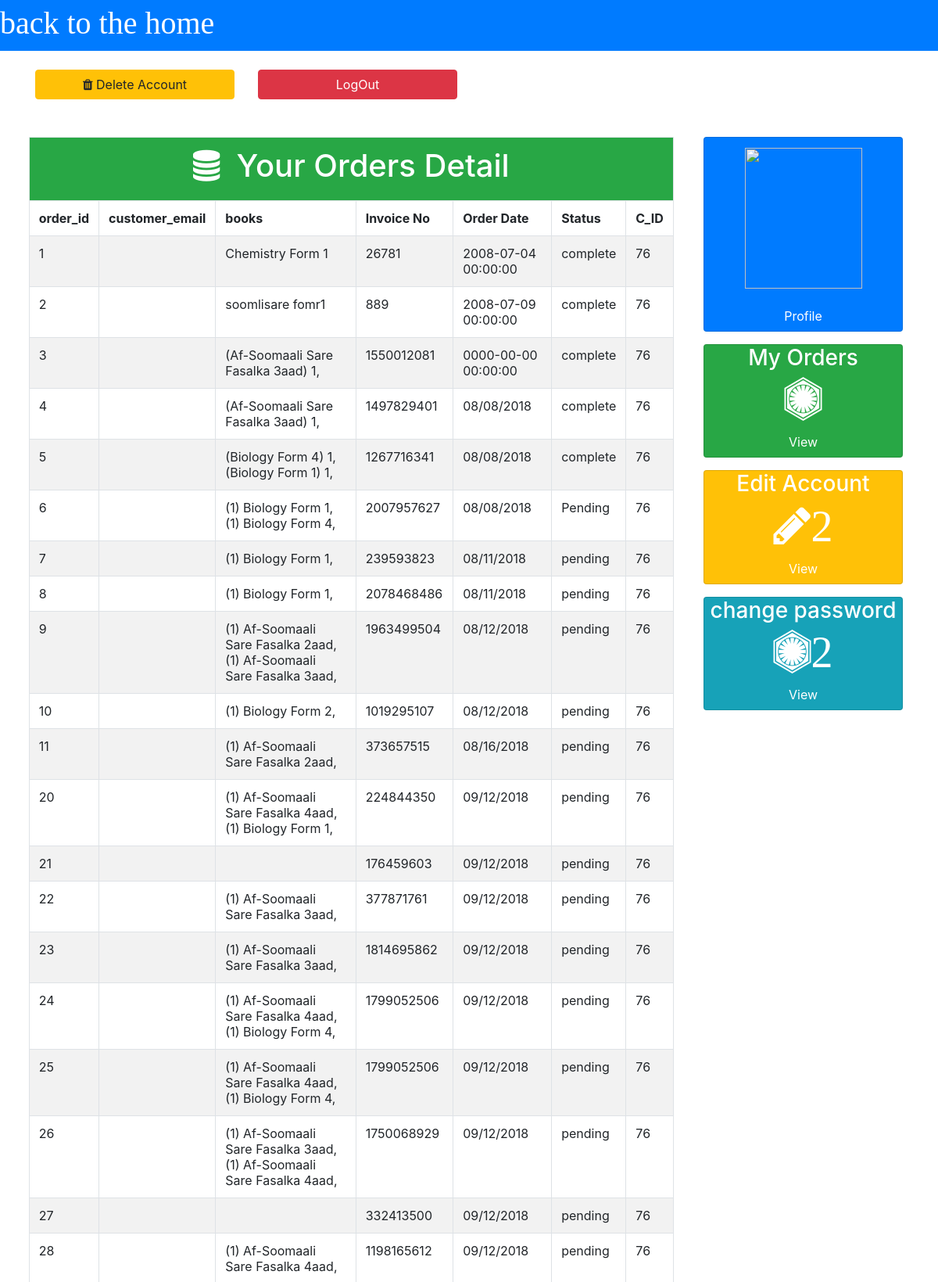
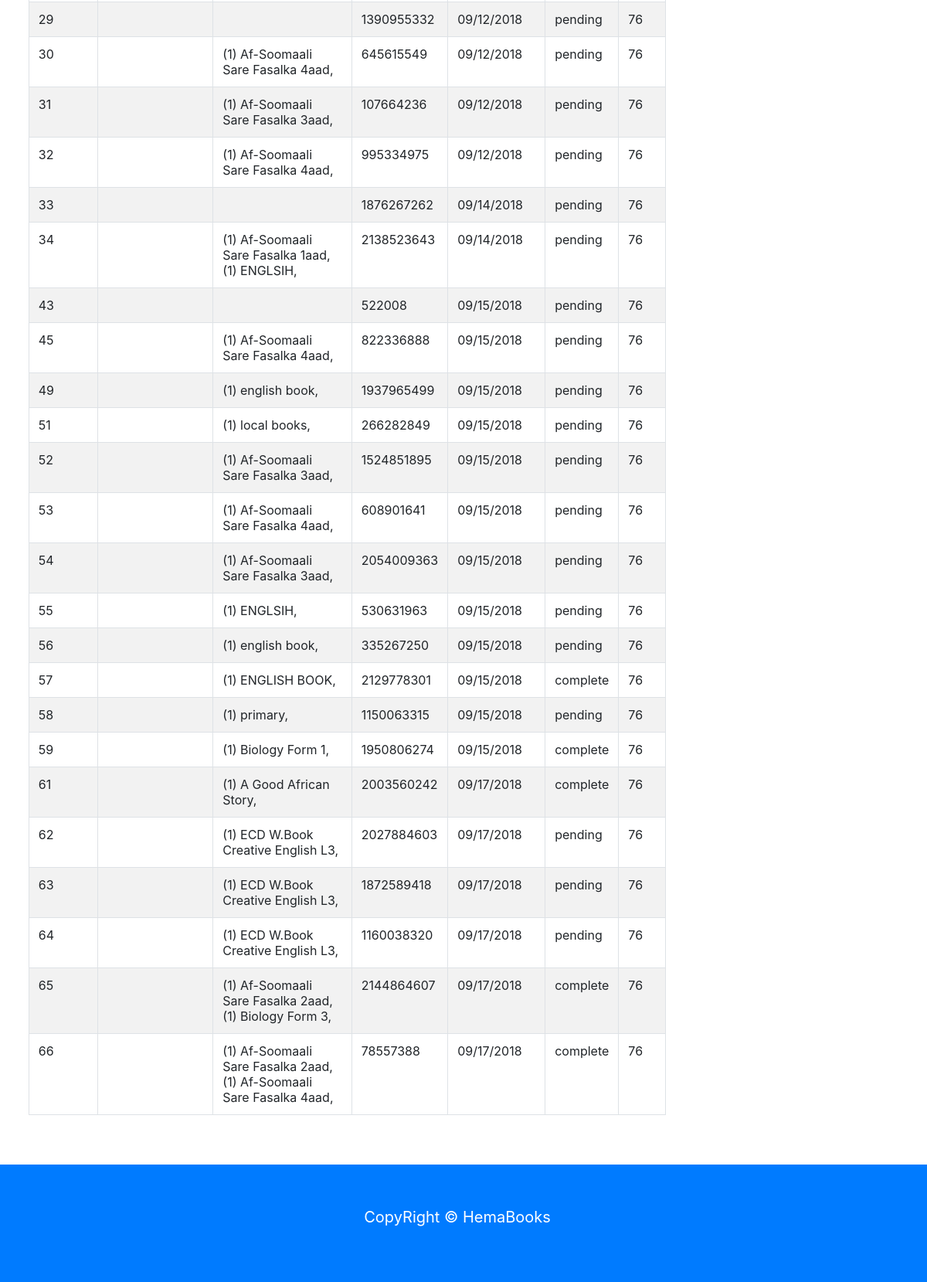
Screenshot of /customer/my_account.php?my_orders with the database file from the repository (2 pictures, top to bottom).
### tables this page shows
CREATE TABLE `orders` (
  `order_id` int(11) NOT NULL,
  `order_date` varchar(20) DEFAULT NULL,
  `books` varchar(110) DEFAULT NULL,
  `status` varchar(100) DEFAULT NULL,
  `customer_id` int(11) DEFAULT NULL,
  `price` decimal(10,0) DEFAULT NULL,
  `invoice` varchar(100) DEFAULT NULL,
  `customer_email` varchar(100) DEFAULT NULL,
  `book_id` int(11) DEFAULT NULL,
  `qauntity` varchar(100) DEFAULT NULL
);

CREATE TABLE `customers` (
  `customer_id` int(11) NOT NULL,
  `FirstName` varchar(270) NOT NULL,
  `LastName` varchar(100) NOT NULL,
  `phone_number` int(11) NOT NULL,
  `email` varchar(270) NOT NULL,
  `PASSWORD` varchar(230) NOT NULL,
  `Confirm` varchar(100) NOT NULL,
  `join_date` datetime NOT NULL,
  `image` varchar(200) NOT NULL
);

### customer/my_orders.php (the view, shortened to what this page needs)
   <table class="table table-bordered table-striped" style="margin-left: -1%">
  <tr>
    <td colspan="10" class="bg bg-success text-center" style="color: white;">
    <h1> <i class="fa fa-database"></i> &nbsp;Your Orders Detail</h1></td>
  </tr>
  <tr>
 <th>order_id</th>
    <th>customer_email</th>
    <th>books</th>
    <th>Invoice No</th>
    <th>Order Date</th>
    <th>Status</th>
    <th>C_ID</th>
  </tr>
  <?php
  include("db.php");
  $get_order = "select * from orders ";
  $run_order = mysqli_query($con, $get_order);
  while ($row_order=mysqli_fetch_array($run_order)){
    $order_id = $row_order['order_id'];
      $pro_name = $row_order['books'];
    $invoice_no = $row_order['invoice'];
    $order_date = $row_order['order_date'];
     $status = $row_order['status'];
    $user = $_SESSION['check_user'];
     $get_c = "select * from customers where email='$user'";
    $run_c = mysqli_query($con, $get_c);
    $row_c=mysqli_fetch_array($run_c);
    $c_email = $row_c['email'];
   $c_id = $row_c['customer_id'];
  ?>
  <tr>
    <td><?php echo  $order_id;?></td>
    <td><?php echo $c_email; ?></td>
    <td>
    <?php echo $pro_name;?><br>
    </td>
    <td><?php echo $invoice_no;?></td>
    <td><?php echo $order_date;?></td>
      <td><?php echo $status;?></td>
    <td><?php echo  $c_id;?></td>
  </tr>
  <?php } ?>
</table>

### rows the page displays
orders: order_id "1", books "Chemistry Form 1", invoice "26781", order_date "2008-07-04 00:00:00", status "complete", customers.customer_id "76"
orders: order_id "2", books "soomlisare fomr1", invoice "889", order_date "2008-07-09 00:00:00", status "complete", customers.customer_id "76"
orders: order_id "3", books "(Af-Soomaali Sare Fasalka 3aad) 1,", invoice "1550012081", order_date "0000-00-00 00:00:00", status "complete", customers.customer_id "76"
orders: order_id "4", books "(Af-Soomaali Sare Fasalka 3aad) 1,", invoice "1497829401", order_date "08/08/2018", status "complete", customers.customer_id "76"
orders: order_id "5", books "(Biology Form 4) 1, (Biology Form 1) 1,", invoice "1267716341", order_date "08/08/2018", status "complete", customers.customer_id "76"
orders: order_id "6", books "(1) Biology Form 1, (1) Biology Form 4,", invoice "2007957627", order_date "08/08/2018", status "Pending", customers.customer_id "76"
orders: order_id "7", books "(1) Biology Form 1,", invoice "239593823", order_date "08/11/2018", status "pending", customers.customer_id "76"
orders: order_id "8", books "(1) Biology Form 1,", invoice "2078468486", order_date "08/11/2018", status "pending", customers.customer_id "76"
orders: order_id "9", books "(1) Af-Soomaali Sare Fasalka 2aad, (1) Af-Soomaali Sare Fasalka 3aad,", invoice "1963499504", order_date "08/12/2018", status "pending", customers.customer_id "76"
orders: order_id "10", books "(1) Biology Form 2,", invoice "1019295107", order_date "08/12/2018", status "pending", customers.customer_id "76"
orders: order_id "11", books "(1) Af-Soomaali Sare Fasalka 2aad,", invoice "373657515", order_date "08/16/2018", status "pending", customers.customer_id "76"
orders: order_id "20", books "(1) Af-Soomaali Sare Fasalka 4aad, (1) Biology Form 1,", invoice "224844350", order_date "09/12/2018", status "pending", customers.customer_id "76"
orders: order_id "21", invoice "176459603", order_date "09/12/2018", status "pending", customers.customer_id "76"
orders: order_id "22", books "(1) Af-Soomaali Sare Fasalka 3aad,", invoice "377871761", order_date "09/12/2018", status "pending", customers.customer_id "76"
orders: order_id "23", books "(1) Af-Soomaali Sare Fasalka 3aad,", invoice "1814695862", order_date "09/12/2018", status "pending", customers.customer_id "76"
orders: order_id "24", books "(1) Af-Soomaali Sare Fasalka 4aad, (1) Biology Form 4,", invoice "1799052506", order_date "09/12/2018", status "pending", customers.customer_id "76"
orders: order_id "25", books "(1) Af-Soomaali Sare Fasalka 4aad, (1) Biology Form 4,", invoice "1799052506", order_date "09/12/2018", status "pending", customers.customer_id "76"
orders: order_id "26", books "(1) Af-Soomaali Sare Fasalka 3aad, (1) Af-Soomaali Sare Fasalka 4aad,", invoice "1750068929", order_date "09/12/2018", status "pending", customers.customer_id "76"
orders: order_id "27", invoice "332413500", order_date "09/12/2018", status "pending", customers.customer_id "76"
orders: order_id "28", books "(1) Af-Soomaali Sare Fasalka 4aad,", invoice "1198165612", order_date "09/12/2018", status "pending", customers.customer_id "76"
orders: order_id "29", invoice "1390955332", order_date "09/12/2018", status "pending", customers.customer_id "76"
orders: order_id "30", books "(1) Af-Soomaali Sare Fasalka 4aad,", invoice "645615549", order_date "09/12/2018", status "pending", customers.customer_id "76"
orders: order_id "31", books "(1) Af-Soomaali Sare Fasalka 3aad,", invoice "107664236", order_date "09/12/2018", status "pending", customers.customer_id "76"
orders: order_id "32", books "(1) Af-Soomaali Sare Fasalka 4aad,", invoice "995334975", order_date "09/12/2018", status "pending", customers.customer_id "76"
orders: order_id "33", invoice "1876267262", order_date "09/14/2018", status "pending", customers.customer_id "76"
orders: order_id "34", books "(1) Af-Soomaali Sare Fasalka 1aad, (1) ENGLSIH,", invoice "2138523643", order_date "09/14/2018", status "pending", customers.customer_id "76"
orders: order_id "43", invoice "522008", order_date "09/15/2018", status "pending", customers.customer_id "76"
orders: order_id "45", books "(1) Af-Soomaali Sare Fasalka 4aad,", invoice "822336888", order_date "09/15/2018", status "pending", customers.customer_id "76"
orders: order_id "49", books "(1) english book,", invoice "1937965499", order_date "09/15/2018", status "pending", customers.customer_id "76"
orders: order_id "51", books "(1) local books,", invoice "266282849", order_date "09/15/2018", status "pending", customers.customer_id "76"
orders: order_id "52", books "(1) Af-Soomaali Sare Fasalka 3aad,", invoice "1524851895", order_date "09/15/2018", status "pending", customers.customer_id "76"
orders: order_id "53", books "(1) Af-Soomaali Sare Fasalka 4aad,", invoice "608901641", order_date "09/15/2018", status "pending", customers.customer_id "76"
orders: order_id "54", books "(1) Af-Soomaali Sare Fasalka 3aad,", invoice "2054009363", order_date "09/15/2018", status "pending", customers.customer_id "76"
orders: order_id "55", books "(1) ENGLSIH,", invoice "530631963", order_date "09/15/2018", status "pending", customers.customer_id "76"
orders: order_id "56", books "(1) english book,", invoice "335267250", order_date "09/15/2018", status "pending", customers.customer_id "76"
orders: order_id "57", books "(1) ENGLISH BOOK,", invoice "2129778301", order_date "09/15/2018", status "complete", customers.customer_id "76"
orders: order_id "58", books "(1) primary,", invoice "1150063315", order_date "09/15/2018", status "pending", customers.customer_id "76"
orders: order_id "59", books "(1) Biology Form 1,", invoice "1950806274", order_date "09/15/2018", status "complete", customers.customer_id "76"
orders: order_id "61", books "(1) A Good African Story,", invoice "2003560242", order_date "09/17/2018", status "complete", customers.customer_id "76"
orders: order_id "62", books "(1) ECD W.Book Creative English L3,", invoice "2027884603", order_date "09/17/2018", status "pending", customers.customer_id "76"
orders: order_id "63", books "(1) ECD W.Book Creative English L3,", invoice "1872589418", order_date "09/17/2018", status "pending", customers.customer_id "76"
orders: order_id "64", books "(1) ECD W.Book Creative English L3,", invoice "1160038320", order_date "09/17/2018", status "pending", customers.customer_id "76"
orders: order_id "65", books "(1) Af-Soomaali Sare Fasalka 2aad, (1) Biology Form 3,", invoice "2144864607", order_date "09/17/2018", status "complete", customers.customer_id "76"
orders: order_id "66", books "(1) Af-Soomaali Sare Fasalka 2aad, (1) Af-Soomaali Sare Fasalka 4aad,", invoice "78557388", order_date "09/17/2018", status "complete", customers.customer_id "76"
